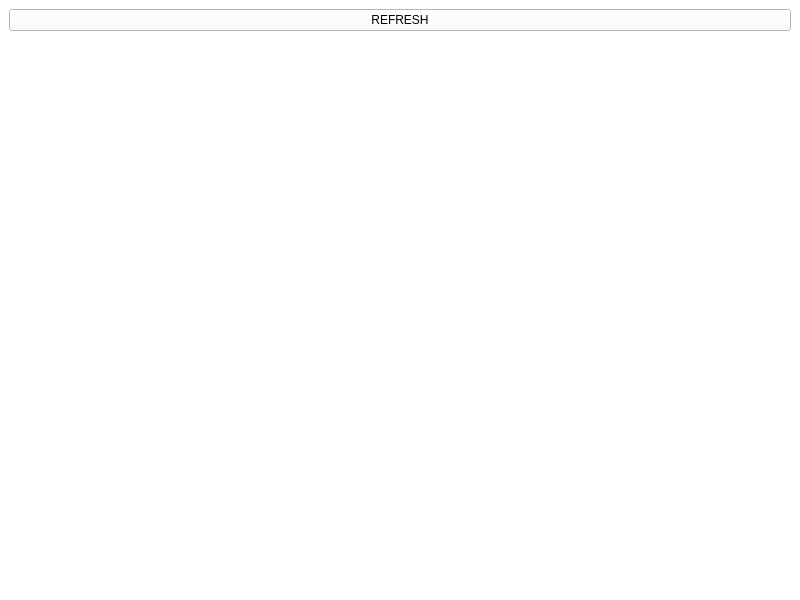
<?xml version="1.0" encoding="UTF-8"?>
<ui version="4.0">
 <class>MainWindow</class>
 <widget class="QMainWindow" name="MainWindow">
  <property name="geometry">
   <rect>
    <x>0</x>
    <y>0</y>
    <width>800</width>
    <height>600</height>
   </rect>
  </property>
  <property name="windowTitle">
   <string>MainWindow</string>
  </property>
  <property name="styleSheet">
   <string notr="true">background-color: rgb(255, 255, 255);
border-color: qlineargradient(spread:pad, x1:0.972, y1:1, x2:1, y2:0, stop:0 rgba(0, 73, 0, 111), stop:1 rgba(255, 255, 255, 255));</string>
  </property>
  <widget class="QWidget" name="centralwidget">
   <layout class="QVBoxLayout" name="verticalLayout_2">
    <item>
     <widget class="QPushButton" name="pushButton">
      <property name="styleSheet">
       <string notr="true">font: 75 12pt &quot;Times New Roman&quot;;</string>
      </property>
      <property name="text">
       <string>REFRESH</string>
      </property>
     </widget>
    </item>
    <item>
     <layout class="QVBoxLayout" name="speed">
      <item>
       <widget class="QWidget" name="widget" native="true"/>
      </item>
     </layout>
    </item>
    <item>
     <layout class="QVBoxLayout" name="heading">
      <item>
       <widget class="QWidget" name="widget_2" native="true"/>
      </item>
     </layout>
    </item>
    <item>
     <layout class="QVBoxLayout" name="voltage">
      <item>
       <widget class="QWidget" name="widget_3" native="true"/>
      </item>
     </layout>
    </item>
   </layout>
  </widget>
  <widget class="QMenuBar" name="menubar">
   <property name="geometry">
    <rect>
     <x>0</x>
     <y>0</y>
     <width>800</width>
     <height>21</height>
    </rect>
   </property>
  </widget>
  <widget class="QStatusBar" name="statusbar"/>
 </widget>
 <resources/>
 <connections/>
</ui>
